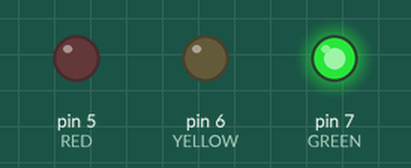
Recording of a sketch running on a simulated Arduino Uno, built with avr-gcc and run on an emulated ATmega328P. Shown: output pins drawn as LEDs (lit = HIGH).

Above: at 1.5 s.
At 4.5 s:
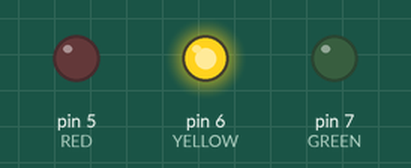
At 7.5 s:
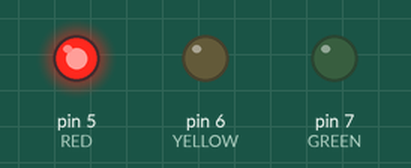
Timing chart, 0 to 11.7 s (numbered marks = the images above):
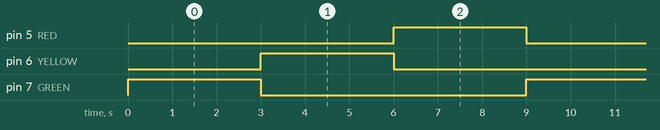

The sketch:

project_3_traffic_light.ino
```cpp
int DELAY_TIME = 3000;
int GREEN = 7;
int YELLOW = 6;
int RED = 5;

void setup() {
  pinMode(GREEN, OUTPUT);
  pinMode(YELLOW, OUTPUT);
  pinMode(RED, OUTPUT);
}

void loop() {
  // GREEN
  digitalWrite(GREEN, HIGH); // GREEN ON
  delay(DELAY_TIME);
  digitalWrite(GREEN, LOW); // GREEN OFF

  // YELLOW
  digitalWrite(YELLOW, HIGH); // YELLOW ON
  delay(DELAY_TIME);
  digitalWrite(YELLOW, LOW); // YELLOW OFF

  // RED
  digitalWrite(RED, HIGH); // RED ON
  delay(DELAY_TIME);
  digitalWrite(RED, LOW); // RED OFF
}
```

Measured:
- by itself, pin 5 (RED), pin 6 (YELLOW), pin 7 (GREEN): alternates HIGH for 3.0 s and LOW for 6.0 s
- by itself, everything shown: repeats every 9.0 s, in 4 steps
